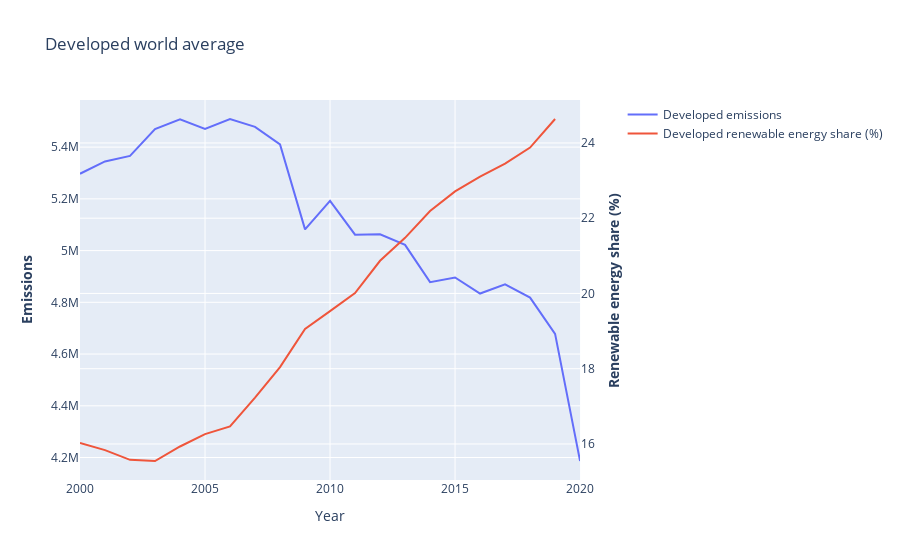

Here is the notebook cell this chart was saved with:
### Code cell
developed_data = df[(df['Element'] == "Emissions (CO2)") & (df['Item'] == "All sectors without LULUCF") & (df['Area'].isin(developed_countries))].drop(columns=['Item', 'Element', 'Unit','Entity', 'Access to electricity (% of population)','Access to clean fuels for cooking','Renewable-electricity-generating-capacity-per-capita','Financial flows to developing countries (US $)','Electricity from fossil fuels (TWh)', 'Electricity from nuclear (TWh)','Electricity from renewables (TWh)','Low-carbon electricity (% electricity)','Primary energy consumption per capita (kWh/person)','Energy intensity level of primary energy (MJ/$2017 PPP GDP)','Value_co2_emissions_kt_by_country','Renewables (% equivalent primary energy)', 'gdp_growth','gdp_per_capita', 'Density\\n(P/Km2)', 'Land Area(Km2)', 'Latitude','Longitude'])

developed_means = pd.concat([developed_data['Renewable energy share in the total final energy consumption (%)'].groupby(developed_data['Year']).mean(), developed_data['Emission'].groupby(developed_data['Year']).sum()], axis=1)

import plotly.graph_objects as go
from plotly.subplots import make_subplots

# Create figure with secondary y-axis
fig = make_subplots(specs=[[{"secondary_y": True}]])

# Add traces
fig.add_trace(
    go.Scatter(x=developed_means.index, y=developed_means['Emission'], name="Developed emissions"),
    secondary_y=False,
)

fig.add_trace(
    go.Scatter(x=developed_means.index, y=developed_means['Renewable energy share in the total final energy consumption (%)'], name="Developed renewable energy share (%)"),
    secondary_y=True,
)

# Add figure title
fig.update_layout(
    title_text="Developed world average"
)

# Set x-axis title
fig.update_xaxes(title_text="Year")

# Set y-axes titles
fig.update_yaxes(title_text="<b>Emissions</b>", secondary_y=False)
fig.update_yaxes(title_text="<b>Renewable energy share (%)</b>", secondary_y=True)

fig.show()

### Figure 1 — Plotly figure (JSON) as saved in the notebook; plotly's stock layout.template omitted (floating-point values rounded to 4 significant figures)
{"data": [{"name": "Developed emissions", "type": "scatter", "x": [2000, 2001, 2002, 2003, 2004, 2005, 2006, 2007, 2008, 2009, 2010, 2011, 2012, 2013, 2014, 2015, 2016, 2017, 2018, 2019, 2020], "xaxis": "x", "y": [5297000.0, 5345000.0, 5366000.0, 5470000.0, 5507000.0, 5470000.0, 5509000.0, 5478000.0, 5410000.0, 5082000.0, 5192000.0, 5062000.0, 5063000.0, 5022000.0, 4878000.0, 4896000.0, 4834000.0, 4869000.0, 4818000.0, 4678000.0, 4187000.0], "yaxis": "y"}, {"name": "Developed renewable energy share (%)", "type": "scatter", "x": [2000, 2001, 2002, 2003, 2004, 2005, 2006, 2007, 2008, 2009, 2010, 2011, 2012, 2013, 2014, 2015, 2016, 2017, 2018, 2019, 2020], "xaxis": "x", "y": [16.03, 15.84, 15.58, 15.55, 15.93, 16.26, 16.46, 17.23, 18.04, 19.06, 19.53, 20.01, 20.87, 21.48, 22.19, 22.71, 23.1, 23.45, 23.88, 24.64, null], "yaxis": "y2"}], "layout": {"title": {"text": "Developed world average"}, "xaxis": {"anchor": "y", "domain": [0, 0.94], "title": {"text": "Year"}}, "yaxis": {"anchor": "x", "domain": [0, 1], "title": {"text": "<b>Emissions</b>"}}, "yaxis2": {"anchor": "x", "overlaying": "y", "side": "right", "title": {"text": "<b>Renewable energy share (%)</b>"}}}}
